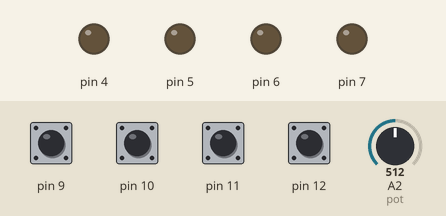
This sketch was run on a simulated Arduino Uno, built with avr-gcc and run on an emulated ATmega328P. On the bench: output pins drawn as LEDs (lit = HIGH). The inputs (shaded band) are chosen by the test bench; at power-on: pin 9–12 HIGH, A2 (pot) = 512.

Above: at 1.2 s.
1.3 s: pin 9 pulled LOW for 0.15 s
At 1.37 s:
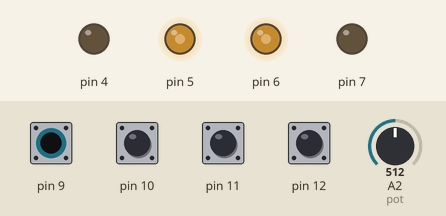
2.9 s: pin 10 pulled LOW for 0.15 s
At 2.97 s:
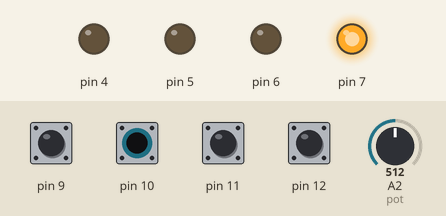
4.5 s: pin 11 pulled LOW for 0.15 s
At 4.57 s:
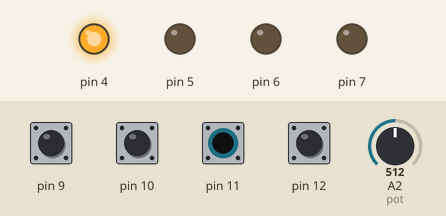
6.1 s: pin 12 pulled LOW for 0.15 s
At 6.17 s:
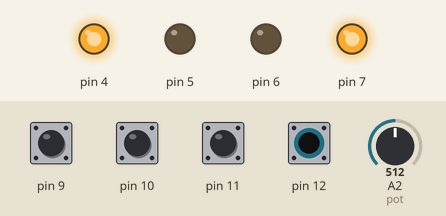
Timing chart, 0 to 8.7 s (numbered marks = the images above; inputs shaded):
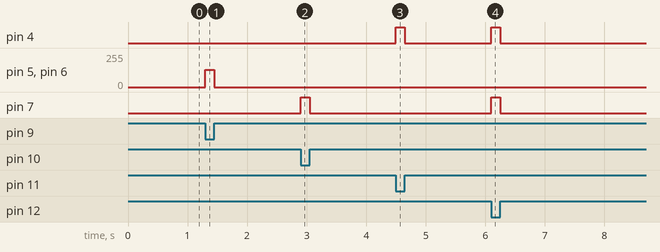

Measured:
- after the input at 1.3 s, pin 5, pin 6: 0/255 → 128/255 at once, → 0/255 0.15 s later
- after the input at 2.9 s, pin 7: LOW → HIGH at once, → LOW 0.15 s later
- after the input at 4.5 s, pin 4: LOW → HIGH at once, → LOW 0.15 s later
- after the input at 6.1 s, pin 4, pin 7: LOW → HIGH at once, → LOW 0.15 s later

The sketch:

brian_t_software_robotics1.ino
```cpp
int pot=A2;
void setup()
{
  // Setting pins as OUTPUTS and INPUTS, INPUTS are the pins connected to the switch.
  pinMode(4, OUTPUT);
  pinMode(5, OUTPUT);
  pinMode(6, OUTPUT);
  pinMode(7, OUTPUT);
  pinMode(9, INPUT_PULLUP);
  pinMode(10,INPUT_PULLUP);
  pinMode(11,INPUT_PULLUP);
  pinMode(12,INPUT_PULLUP);
}
// Function to move forward
void forward(int a,int b,int c,int d){
  analogWrite(a,b);
  analogWrite(c,d);
}
// Function to move right
void right(int a,int b,int c){
  analogWrite(a,b);
  digitalWrite(c,LOW);
}
// Function to move left
void left(int a,int b,int c){
  analogWrite(a,b);
  digitalWrite(c,LOW);
}
// Function to move backwards
void backwards(int a,int b,int c,int d){
  analogWrite(a,b);
  analogWrite(c,d);
}
// Function to not move
void noMove(int a,int b){
  digitalWrite(a,LOW);
  digitalWrite(b,LOW);
}

void loop(){
int motorF1=4;
int motorB1=5;
int motorB2=6;
int motorF2=7;
int potVal=analogRead(pot)/4;

if (digitalRead(12)==LOW){
  forward(motorF1,potVal,motorF2,potVal);
  noMove(motorB1,motorB2);
}else if (digitalRead(11)==LOW){
  right(motorF1,potVal,motorF2);
  noMove(motorB1,motorB2);
}else if (digitalRead(10)==LOW){
  left(motorF2,potVal,motorF1);
  noMove(motorB1,motorB2);
}else if (digitalRead(9)==LOW){
  backwards(motorB1,potVal,motorB2,potVal);
  noMove(motorF1,motorF2);
}else{
  noMove(motorF1,motorF2);
  noMove(motorB1,motorB2);
	}
}
```
